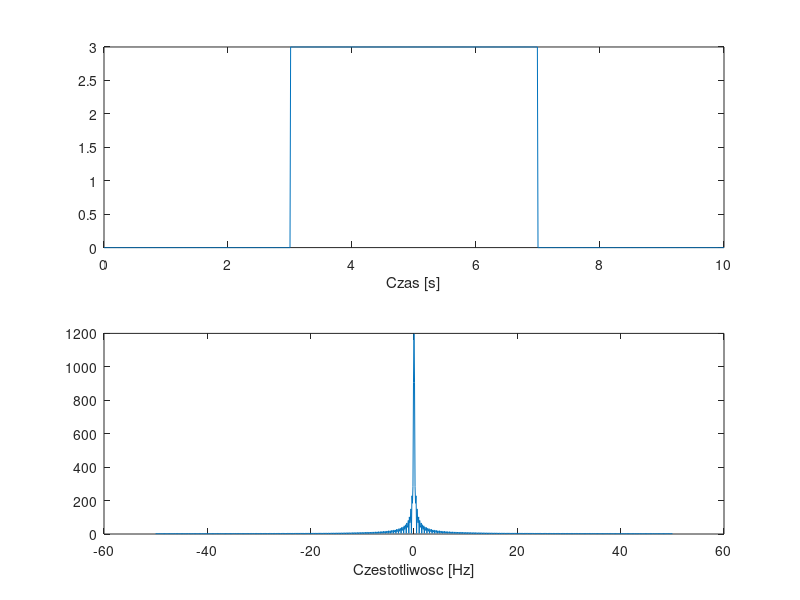

MATLAB code to generate this figure:
close all; clear all; clc;
% widomo amplitudowe
Fs=100;
t=0:(1/Fs):10;
x=3*(abs(t-5)<2); %sygnal prostokatny, o srodku w 5 i wysokosci 3
subplot(211), plot(t,x);
xlabel('Czas [s]');
XT=fft(x);  %prosta, szybka transformacja fouriera
XT=fftshift(XT); 
WA=abs(XT);
WF=angle(XT); %widmo amplitudowe i fazowe sa funkcj¹ czêstotliwosci!! 
              %Wyœwietlamy nie w funkcji czasu!
%f=linspace(0,Fs,length(t)); %rowny odstep tworzy wektor 
                             %o wartosci od 0 do Fs o dlugosci length(t)
f=linspace(-Fs/2,Fs/2,length(t));                            
subplot(212), plot(f,WA);
xlabel('Czestotliwosc [Hz]');